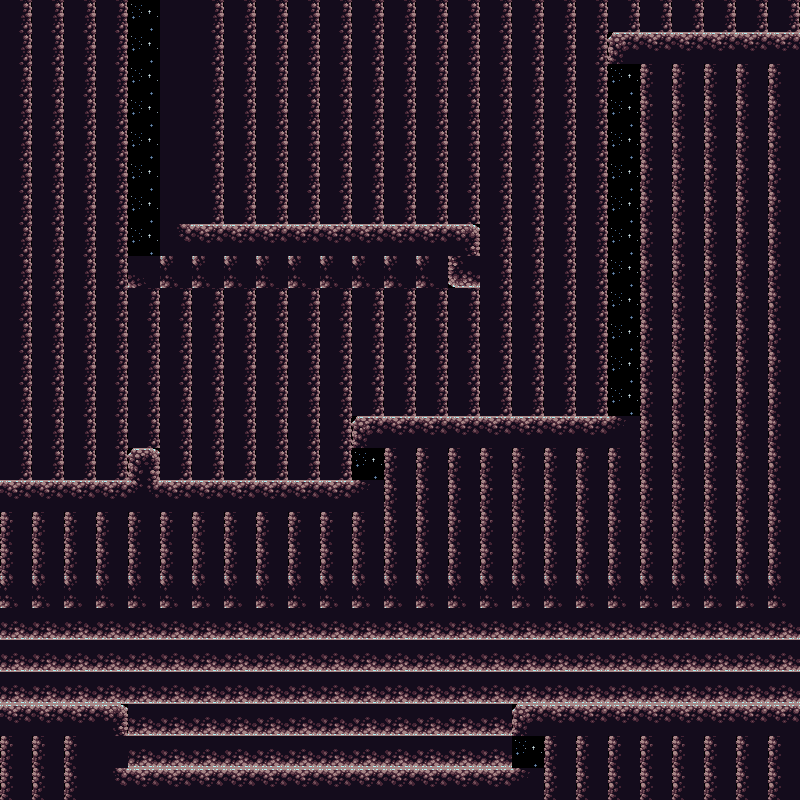

The image is a tile-based game level rendered from a .tmx file. Its description and complete source (layers, tilesets, objects, tile grids) follow:
An orthogonal 25x25 tile map with 32x32 px tiles, 1 tile layer (Tile Layer 1).

<map version="1.8" tiledversion="1.8.0" orientation="orthogonal" renderorder="right-down" width="25" height="25" tilewidth="32" tileheight="32" infinite="0" nextlayerid="2" nextobjectid="1">
 <tileset firstgid="1" source="blocks.tsx" />
 <layer id="1" name="Tile Layer 1" width="25" height="25">
  <data encoding="csv">
12,12,12,12,9,11,12,12,12,12,12,12,12,12,12,12,12,12,12,12,12,12,12,12,12,
12,12,12,12,9,11,12,12,12,12,12,12,12,12,12,12,12,12,12,1,2,2,2,2,2,
12,12,12,12,9,11,12,12,12,12,12,12,12,12,12,12,12,12,12,9,10,10,10,10,10,
12,12,12,12,9,11,12,12,12,12,12,12,12,12,12,12,12,12,12,9,10,10,10,10,10,
12,12,12,12,9,11,12,12,12,12,12,12,12,12,12,12,12,12,12,9,10,10,10,10,10,
12,12,12,12,9,11,12,12,12,12,12,12,12,12,12,12,12,12,12,9,10,10,10,10,10,
12,12,12,12,9,11,12,12,12,12,12,12,12,12,12,12,12,12,12,9,10,10,10,10,10,
12,12,12,12,9,6,2,2,2,2,2,2,2,2,3,12,12,12,12,9,10,10,10,10,10,
12,12,12,12,17,18,18,18,18,18,18,18,18,18,19,12,12,12,12,9,10,10,10,10,10,
12,12,12,12,12,12,12,12,12,12,12,12,12,12,12,12,12,12,12,9,10,10,10,10,10,
12,12,12,12,12,12,12,12,12,12,12,12,12,12,12,12,12,12,12,9,10,10,10,10,10,
12,12,12,12,12,12,12,12,12,12,12,12,12,12,12,12,12,12,12,9,10,10,10,10,10,
12,12,12,12,12,12,12,12,12,12,12,12,12,12,12,12,12,12,12,9,10,10,10,10,10,
12,12,12,12,12,12,12,12,12,12,12,1,2,2,2,2,2,2,2,8,10,10,10,10,10,
12,12,12,12,5,12,12,12,12,12,12,9,10,10,10,10,10,10,10,10,10,10,10,10,10,
2,2,2,2,7,2,2,2,2,2,2,8,10,10,10,10,10,10,10,10,10,10,10,10,10,
10,10,10,10,10,10,10,10,10,10,10,10,10,10,10,10,10,10,10,10,10,10,10,10,10,
10,10,10,10,10,10,10,10,10,10,10,10,10,10,10,10,10,10,10,10,10,10,10,10,10,
18,18,18,18,18,18,18,18,18,18,18,18,18,18,18,18,18,18,18,18,18,18,18,18,18,
20,20,20,20,20,20,20,20,20,20,20,20,20,20,20,20,20,20,20,20,20,20,20,20,20,
20,20,20,20,20,20,20,20,20,20,20,20,20,20,20,20,20,20,20,20,20,20,20,20,20,
20,20,20,20,20,20,20,20,20,20,20,20,20,20,20,20,20,20,20,20,20,20,20,20,20,
2,2,2,3,20,20,20,20,20,20,20,20,20,20,20,20,1,2,2,2,2,2,2,2,2,
10,10,10,11,20,20,20,20,20,20,20,20,20,20,20,20,9,10,10,10,10,10,10,10,10,
10,10,10,6,2,2,2,2,2,2,2,2,2,2,2,2,8,10,10,10,10,10,10,10,10
</data>
 </layer>
</map>